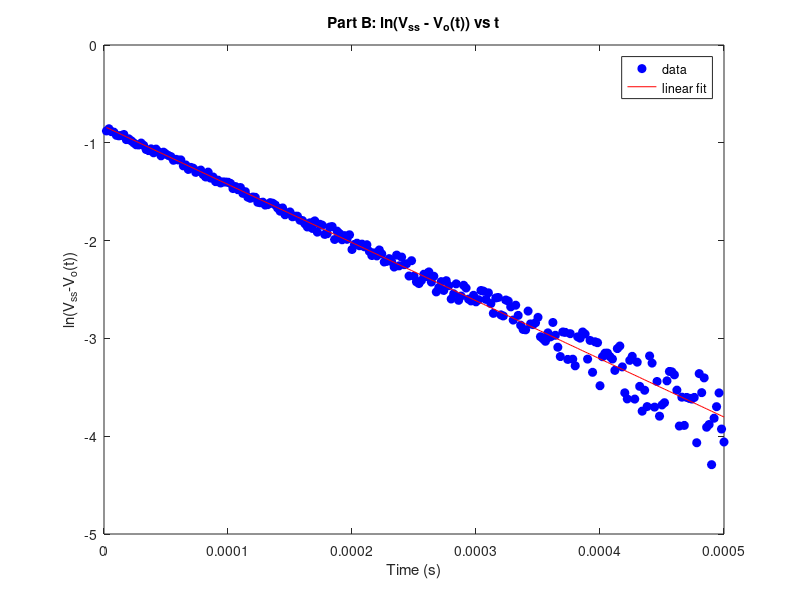

This chart was generated by the following MATLAB code: (Note: this script raises an error after producing the figure.)
S = load ('prelab4.mat');
Elect = S.Elect;
Iner = S.Iner;

% Part B
t_e = Elect(:,1);
v_o = Elect(:,2);

t_iner = Iner(:,1);
omega_iner = Iner(:,2);

Rs = 2.5;
Ra = 3.3;

Vss = mean(v_o(end-19:end));

tcut = 0.0005;
idx = find(t_e <= tcut);

y = log(Vss - v_o(idx));
x = t_e(idx);

p = polyfit(x, y, 1);
m = p(1);
bfit = p(2);
tau_e = -1 / m;
La = tau_e * (Ra + Rs);

fprintf('tau_e = %.6g s\n', tau_e);
fprintf('Estimated La = %.6g H\n', La);

% Plot
figure;
plot(x, y, 'bo', 'MarkerFaceColor','b');
hold on;
plot(x, polyval(p,x), 'Color','r');
xlabel('Time (s)');
ylabel('ln(V_{ss}-V_o(t))');
title('Part B: ln(V_{ss} - V_o(t)) vs t');
legend('data','linear fit');
set(gcf,'Position',[100 100 700 420]);


% Part D
c = 0.01093;
b = 3.5 * 10^-5;
z = omega_iner + c / b;
tmax_fit = min(t_iner(idxZ(end)), 3);
idx_fit = find( (t_iner <= tmax_fit) & (z > 0) );

x_iner = t_iner(idx_fit);
y_iner = log( z(idx_fit) );

p_iner = polyfit(x_iner, y_iner, 1);
slope_iner = p_iner(1);
J = b / (-slope_iner);

fprintf('Estimated J = %.6g kg*m^2\n', J);

% Plot
figure;
plot(x_iner, y_iner, 'bo', 'MarkerFaceColor','b');
hold on;
plot(x_iner, polyval(p_iner,x_iner), 'Color', 'r');
xlabel('Time (s)');
ylabel('ln(\omega(t) + c/b)');
title('Part D ln(\omega + c/b) vs t');
legend('data','linear fit');
set(gcf,'Position',[120 120 700 420]);


% Part E
Kv = 0.05473;
Ktau = Kv;
a2 = La * J;
a1 = Ra * J + La * b;
a0 = Ra * b + Ktau * Kv;

num2 = Ktau;
den2 = [a2, a1, a0];

% First order approx (L_a = 0)
num1 = Ktau;
den1 = [Ra * J, Ra * b + Ktau * Kv];

sys2 = tf(num2, den2);
sys1 = tf(num1, den1);

poles2 = roots(den2);
poles1 = roots(den1);

fprintf('Second order poles: %.6g , %.6g (rad/s)\n', poles2(1), poles2(2));
fprintf('First order pole: %.6g (rad/s)\n', poles1);

% Step responses overlay
figure;
[y2, t2] = step(sys2, tplot);
[y1, t1] = step(sys1, tplot);
plot(t2, y2); 
hold on;
plot(t1, y1, '--');
xlabel('Time (s)'); 
ylabel('Ω/V');
title('Step Response: \Omega(t)/V_i');
legend('Second order', 'First order)');
set(gcf,'Position',[140 140 900 420]);

w = logspace(0,4,1000); % 1 to 10k rad/s
figure;
[mag2,phase2] = bode(sys2, w);
[mag1,phase1] = bode(sys1, w);
mag2 = squeeze(mag2); 
mag1 = squeeze(mag1);
phase2 = squeeze(phase2); 
phase1 = squeeze(phase1);
subplot(2,1,1);
semilogx(w, 20*log10(mag2)); 
hold on;
semilogx(w, 20*log10(mag1), '--');
ylabel('Magnitude (dB)');
title('Bode Plot');
legend('Second order', 'First order');

subplot(2,1,2);
semilogx(w, phase2); 
hold on;
semilogx(w, phase1, '--');
xlabel('Frequency (rad/s)'); 
ylabel('Phase (deg)');
set(gcf,'Position',[160 160 900 700]);


